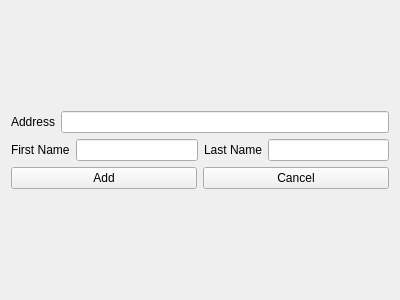
<?xml version="1.0" encoding="UTF-8"?>
<ui version="4.0">
 <class>addCustomerWindow</class>
 <widget class="QWidget" name="addCustomerWindow">
  <property name="geometry">
   <rect>
    <x>0</x>
    <y>0</y>
    <width>400</width>
    <height>300</height>
   </rect>
  </property>
  <property name="windowTitle">
   <string>Add Customer</string>
  </property>
  <layout class="QVBoxLayout" name="verticalLayout_2">
   <item>
    <layout class="QVBoxLayout" name="verticalLayout">
     <item>
      <layout class="QHBoxLayout" name="horizontalLayout_15">
       <item>
        <widget class="QLabel" name="label_15">
         <property name="text">
          <string>Address</string>
         </property>
        </widget>
       </item>
       <item>
        <widget class="QLineEdit" name="Address"/>
       </item>
      </layout>
     </item>
     <item>
      <layout class="QHBoxLayout" name="horizontalLayout_16">
       <item>
        <widget class="QLabel" name="label_17">
         <property name="text">
          <string>First Name</string>
         </property>
        </widget>
       </item>
       <item>
        <widget class="QLineEdit" name="cFirstName"/>
       </item>
       <item>
        <widget class="QLabel" name="label_18">
         <property name="text">
          <string>Last Name</string>
         </property>
        </widget>
       </item>
       <item>
        <widget class="QLineEdit" name="cLastName"/>
       </item>
      </layout>
     </item>
     <item>
      <layout class="QHBoxLayout" name="horizontalLayout_17">
       <item>
        <widget class="QPushButton" name="add_3">
         <property name="text">
          <string>Add</string>
         </property>
        </widget>
       </item>
       <item>
        <widget class="QPushButton" name="cancel_3">
         <property name="text">
          <string>Cancel</string>
         </property>
        </widget>
       </item>
      </layout>
     </item>
    </layout>
   </item>
  </layout>
 </widget>
 <resources/>
 <connections/>
</ui>
